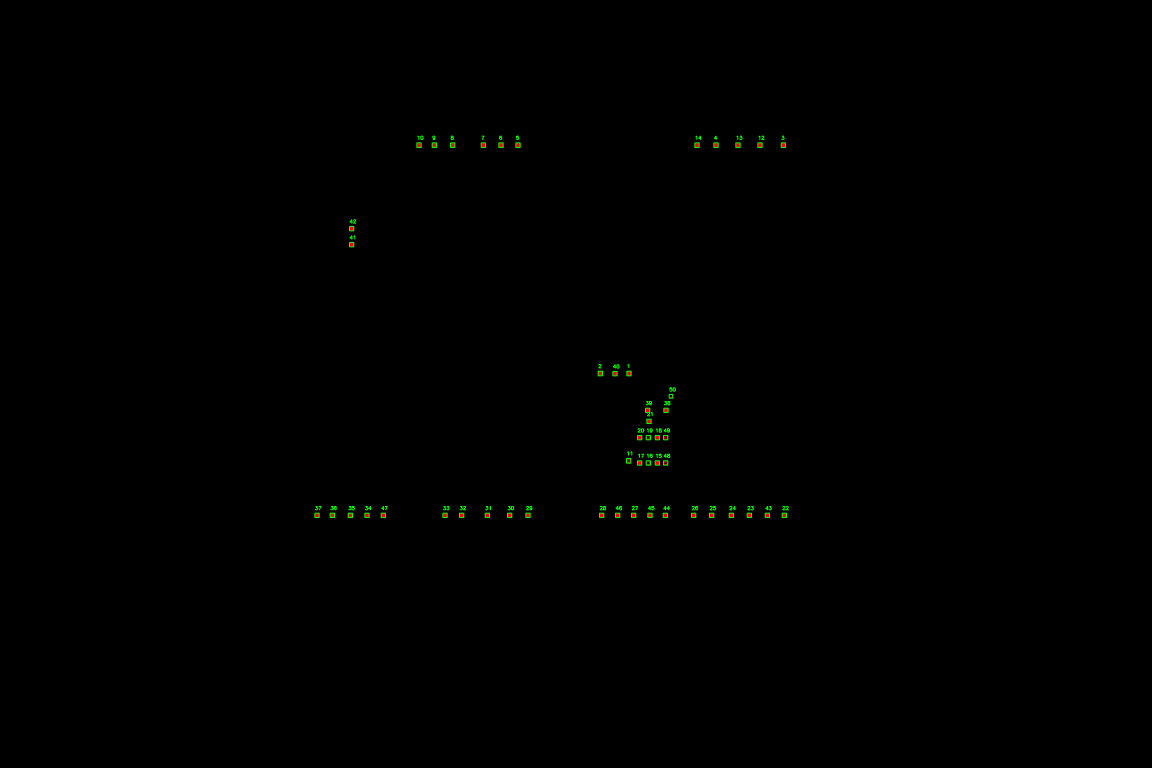
#> input picture files/Step6-results.png, 3456 x 2304 px (shown at 1/3 size)
$ python -i Step6.py   (imports and definitions only)
#> lines starting #> are read from the running program, lines starting #| are printed output that depends on the picture; after the words box and inside, x2 and y2 are one past the last pixel; in counts of white or black regions, pixels touching at a corner belong together
### processors/websocket_utils.py
"""
WebSocket utilities for processor files
This module provides WebSocket-aware print functions for all processor files
"""

import sys
import os

# Add the parent directory to the path to import from main
sys.path.append(os.path.join(os.path.dirname(__file__), '..'))

def sync_websocket_print(message: str):
    """
    Synchronous print that sends to WebSocket clients
    This function will be available to all processor files
    """
    # Print to console (existing behavior)
    print(message)

    # Try to send to WebSocket clients if any are connected
    try:
        # Import the websocket manager from main
        from main import websocket_manager

        if websocket_manager.active_connections:
            from datetime import datetime
            timestamp = datetime.now().strftime("%H:%M:%S")
            formatted_message = f"[{timestamp}] {message}"

            # Use asyncio.create_task to send without blocking
            import asyncio
            try:
                loop = asyncio.get_event_loop()
                if loop.is_running():
                    asyncio.create_task(websocket_manager.send_to_all(formatted_message))
            except:
                pass
    except ImportError:
        # If main module is not available, just print to console
        pass
    except Exception:
        # If any other error occurs, just print to console
        pass

### processors/Step6.py
#!/usr/bin/env python3
"""
Contour-based Object Detection for Red Squares (#fb0505)
Uses OpenCV contour detection to find individual red squares with color #fb0505 on black background
"""

import re
import os
import cv2
import numpy as np
from pathlib import Path
import argparse
import cairosvg
import io
from PIL import Image
import sys
sys.path.append(os.path.join(os.path.dirname(__file__), '..'))
from processors.websocket_utils import sync_websocket_print


# Shores pattern for detecting specific path elements
shores = re.compile(
    r'<path[^>]+d="[^"]*m\s*(-?\d+),(-?\d+)\s+('
    r'-?(33|34),-?(33|34)|'
    r'-?(33|34),(33|34)|'
    r'(33|34),-?(33|34)|'
    r'(33|34),(33|34))[^"]*"[^>]*>'
)

# [20 lines left out: function svg_to_image, not called in this run]

def detect_red_squares(image_path, output_path='results.png'):
    """Detect individual red squares with color #fb0505 using contour detection"""
#> called with image_path = '../files/Step6-results.png', output_path = 'results.png'

    sync_websocket_print(f"Processing image: {image_path}")
#> (the call stopped at ``: fastapi is not available in this run)

    # Check if input is SVG and convert if needed
    if str(image_path).lower().endswith('.svg'):

        sync_websocket_print("Converting SVG to image for processing...")
        pil_image = svg_to_image(str(image_path))
        if pil_image is None:
            return 0

        # Convert PIL Image to OpenCV format
        img = cv2.cvtColor(np.array(pil_image), cv2.COLOR_RGB2BGR)
    else:
        # Read image directly if it's not SVG
        img = cv2.imread(str(image_path))
#> img is the input picture: shape (2304, 3456, 3); mean B, G, R 0, 0.5, 0.2

    if img is None:

        sync_websocket_print(f"Error: Could not read image {image_path}", "error")
        return 0

    sync_websocket_print(f"Image loaded successfully: {img.shape}")
#> (the call stopped at ``: fastapi is not available in this run)

    # Convert to HSV for better color detection
    hsv = cv2.cvtColor(img, cv2.COLOR_BGR2HSV)
#> hsv: shape (2304, 3456, 3); mean H, S, V 0.1, 0.6, 0.6

    # Define specific red color #fb0505 in HSV
    # Convert #fb0505 from RGB to HSV
    # #fb0505 in RGB is (251, 5, 5)
    # OpenCV uses BGR, so it's (5, 5, 251)
    target_color_bgr = np.array([5, 5, 251], dtype=np.uint8)
    target_color_hsv = cv2.cvtColor(target_color_bgr.reshape(1, 1, 3), cv2.COLOR_BGR2HSV)
    target_h, target_s, target_v = target_color_hsv[0, 0]

    sync_websocket_print(f"Target HSV values: H={target_h}, S={target_s}, V={target_v}")
#> (the call stopped at ``: fastapi is not available in this run)

    # Create a wider range around the target color for better detection
    # Allow more tolerance for slight variations and lighting differences
    tolerance_h = 30  # Increased hue tolerance
    tolerance_s = 150  # Increased saturation tolerance
    tolerance_v = 150  # Increased value tolerance

    # Fix overflow issues by using proper data types
    lower_red = np.array([
        max(0, int(target_h) - tolerance_h),
        max(0, int(target_s) - tolerance_s),
        max(0, int(target_v) - tolerance_v)
    ], dtype=np.uint8)

    upper_red = np.array([
        min(180, int(target_h) + tolerance_h),
        min(255, int(target_s) + tolerance_s),
        min(255, int(target_v) + tolerance_v)
    ], dtype=np.uint8)

    sync_websocket_print(f"HSV range: Lower={lower_red}, Upper={upper_red}")
#> (the call stopped at ``: fastapi is not available in this run)

    # Create mask for the specific red color
    red_mask = cv2.inRange(hsv, lower_red, upper_red)
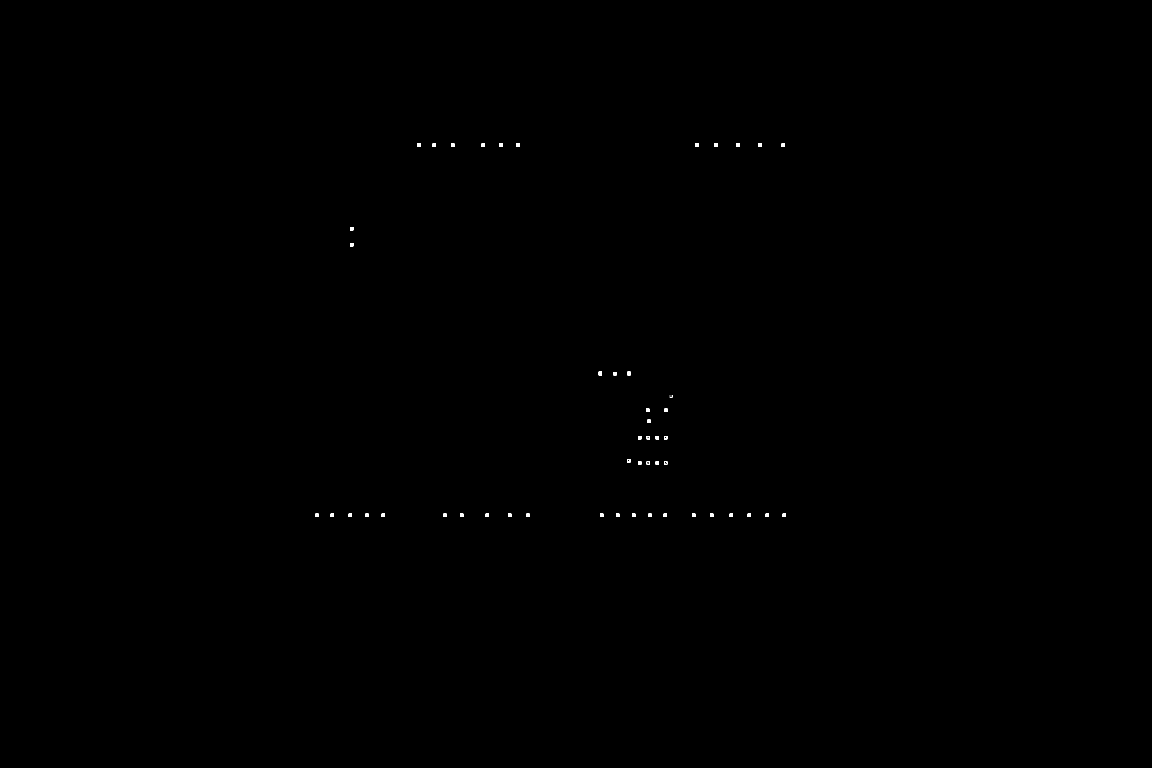
#> red_mask: shape (2304, 3456) (shown at 1/3 size); 0.06% white; 55 white regions (5 under 20 px), largest, box (x1, y1, x2, y2) and area: (1252, 430, 1262, 441) 110, (1298, 430, 1308, 441) 110, (1353, 430, 1363, 441) 110

    # Count non-zero pixels in mask
    mask_pixels = cv2.countNonZero(red_mask)
#> mask_pixels = 4857
    sync_websocket_print(f"HSV mask pixels: {mask_pixels}")
#> (the call stopped at ``: fastapi is not available in this run)

    # If HSV detection fails, try RGB-based detection as fallback
    if mask_pixels < 50:  # Reduced threshold
        # Convert to RGB for alternative detection
        rgb = cv2.cvtColor(img, cv2.COLOR_BGR2RGB)

        # Define target color in RGB
        target_rgb = np.array([251, 5, 5])  # #fb0505 in RGB

        # Create tolerance for RGB detection
        tolerance_rgb = 50  # Increased tolerance

        # Create RGB mask
        lower_rgb = np.maximum(0, target_rgb - tolerance_rgb)
        upper_rgb = np.minimum(255, target_rgb + tolerance_rgb)

        sync_websocket_print(f"RGB range: Lower={lower_rgb}, Upper={upper_rgb}")

        # Create mask for red objects in RGB
        red_mask_rgb = cv2.inRange(rgb, lower_rgb, upper_rgb)

        rgb_mask_pixels = cv2.countNonZero(red_mask_rgb)
        sync_websocket_print(f"RGB mask pixels: {rgb_mask_pixels}")

        # Use the better mask
        if rgb_mask_pixels > mask_pixels:
            red_mask = red_mask_rgb
            mask_pixels = rgb_mask_pixels
            sync_websocket_print("Using RGB mask")
        else:
            sync_websocket_print("Using HSV mask")

    # Save debug mask
    debug_mask_path = output_path.replace('.png', '_mask.png')
    cv2.imwrite(debug_mask_path, red_mask)
    sync_websocket_print(f"Debug mask saved to: {debug_mask_path}")
#> (the call stopped at ``: fastapi is not available in this run)

    # Apply morphological operations to clean up the mask
    kernel = np.ones((3,3), np.uint8)
    red_mask = cv2.morphologyEx(red_mask, cv2.MORPH_CLOSE, kernel)
    red_mask = cv2.morphologyEx(red_mask, cv2.MORPH_OPEN, kernel)
#> red_mask: shape (2304, 3456); 0.06% white; 50 white regions (1 under 20 px)

    # Find contours
    contours, _ = cv2.findContours(red_mask, cv2.RETR_EXTERNAL, cv2.CHAIN_APPROX_SIMPLE)
#> contours = 50 contours, 1 with area under 20; largest, box (x1, y1, x2, y2) and area: (1882, 1115, 1892, 1126) 90, (1796, 1115, 1806, 1126) 90, (2345, 430, 2355, 441) 90, (2275, 430, 2285, 441) 90, (2209, 430, 2219, 441) 90
    sync_websocket_print(f"Total contours found: {len(contours)}")
#> (the call stopped at ``: fastapi is not available in this run)

    # Filter contours based on area and shape
    valid_contours = []
    for i, contour in enumerate(contours):
        area = cv2.contourArea(contour)

        # Print all contours for debugging
        x, y, w, h = cv2.boundingRect(contour)
        aspect_ratio = w / h if h > 0 else 0

        # Filter by area (adjust these values based on your square sizes)
        if 5 < area < 10000:  # Even broader range to catch all potential squares
            # Check aspect ratio (squares should be roughly square)
            # Ensure width/height ratio is within 3.0 tolerance (very lenient)
            if 0.3 < aspect_ratio < 3.0:  # Very lenient aspect ratio
                # Additional check: ensure reasonable size
                if w >= 2 and h >= 2:  # Very reduced minimum size requirement
                    valid_contours.append((contour, x, y, w, h, area))
                    sync_websocket_print(f"Contour {i}: Area={area:.1f}, Size={w}x{h}, Aspect={aspect_ratio:.2f} - ACCEPTED")
                else:
                    sync_websocket_print(f"Contour {i}: Area={area:.1f}, Size={w}x{h}, Aspect={aspect_ratio:.2f} - REJECTED (size)")
            else:
                sync_websocket_print(f"Contour {i}: Area={area:.1f}, Size={w}x{h}, Aspect={aspect_ratio:.2f} - REJECTED (aspect)")
        else:
            sync_websocket_print(f"Contour {i}: Area={area:.1f}, Size={w}x{h}, Aspect={aspect_ratio:.2f} - REJECTED (area filter)")

    sync_websocket_print(f"Found {len(valid_contours)} initial contours")

    # Group nearby contours to identify individual squares
    if len(valid_contours) > 0:
        # Sort by area to prioritize larger contours
        valid_contours.sort(key=lambda x: x[5], reverse=True)

        # Group contours that are close to each other
        grouped_contours = []
        used_indices = set()

        for i, (contour, x, y, w, h, area) in enumerate(valid_contours):
            if i in used_indices:
                continue

            # Find contours that are close to this one
            nearby_contours = [(contour, x, y, w, h, area)]
            used_indices.add(i)

            center_x = x + w/2
            center_y = y + h/2

            for j, (contour2, x2, y2, w2, h2, area2) in enumerate(valid_contours):
                if j in used_indices:
                    continue

                center_x2 = x2 + w2/2
                center_y2 = y2 + h2/2

                # Calculate distance between centers
                distance = ((center_x - center_x2)**2 + (center_y - center_y2)**2)**0.5

                # If contours are very close, group them (much stricter for squares)
                if distance < 20:  # Increased from 15 to 20 for more grouping
                    nearby_contours.append((contour2, x2, y2, w2, h2, area2))
                    used_indices.add(j)

            # Calculate combined bounding box for the group
            if nearby_contours:
                min_x = min(c[1] for c in nearby_contours)
                min_y = min(c[2] for c in nearby_contours)
                max_x = max(c[1] + c[3] for c in nearby_contours)
                max_y = max(c[2] + c[4] for c in nearby_contours)

                group_w = max_x - min_x
                group_h = max_y - min_y

                # Apply aspect ratio constraint to grouped bounding boxes too
                group_aspect_ratio = group_w / group_h if group_h > 0 else 0
                if 0.3 < group_aspect_ratio < 3.0:  # Very lenient aspect ratio
                    grouped_contours.append((nearby_contours, min_x, min_y, group_w, group_h))
                else:
                    # If grouped bounding box doesn't meet aspect ratio, treat each contour individually
                    for contour, x, y, w, h, area in nearby_contours:
                        grouped_contours.append(([(contour, x, y, w, h, area)], x, y, w, h))

        valid_contours = grouped_contours
        sync_websocket_print(f"Grouped into {len(valid_contours)} squares")

    # Draw results
    result_img = img.copy()

    # Draw contours and bounding boxes
    for i, (contours_group, x, y, w, h) in enumerate(valid_contours):
        # Draw all contours in the group
        for contour, _, _, _, _, _ in contours_group:
            cv2.drawContours(result_img, [contour], -1, (0, 255, 0), 1)

        # Draw bounding box around the group
        cv2.rectangle(result_img, (int(x), int(y)), (int(x + w), int(y + h)), (0, 255, 0), 2)

        # Add label
        label = f"{i+1}"
        cv2.putText(result_img, label, (int(x), int(y)-10),
                   cv2.FONT_HERSHEY_SIMPLEX, 0.5, (0, 255, 0), 2)

        sync_websocket_print(f"Square{i+1}: Size={w:.1f}x{h:.1f}, Contours={len(contours_group)}")

    # Save result
    cv2.imwrite(output_path, result_img)
    sync_websocket_print(f"Result saved as: {output_path}")
    sync_websocket_print(f"Total squares detected: {len(valid_contours)}")

    # Delete the debug mask file after processing
    debug_mask_path = output_path.replace('.png', '_mask.png')
    if os.path.exists(debug_mask_path):
        os.remove(debug_mask_path)
        sync_websocket_print(f"Debug mask deleted: {debug_mask_path}")

    return len(valid_contours)

# [200 lines left out: functions process_svg_colors, run_step6, main, not called in this run]

# [2 lines not run here, left out]

#> (the run stopped early here; a loop or call above may not have finished)
